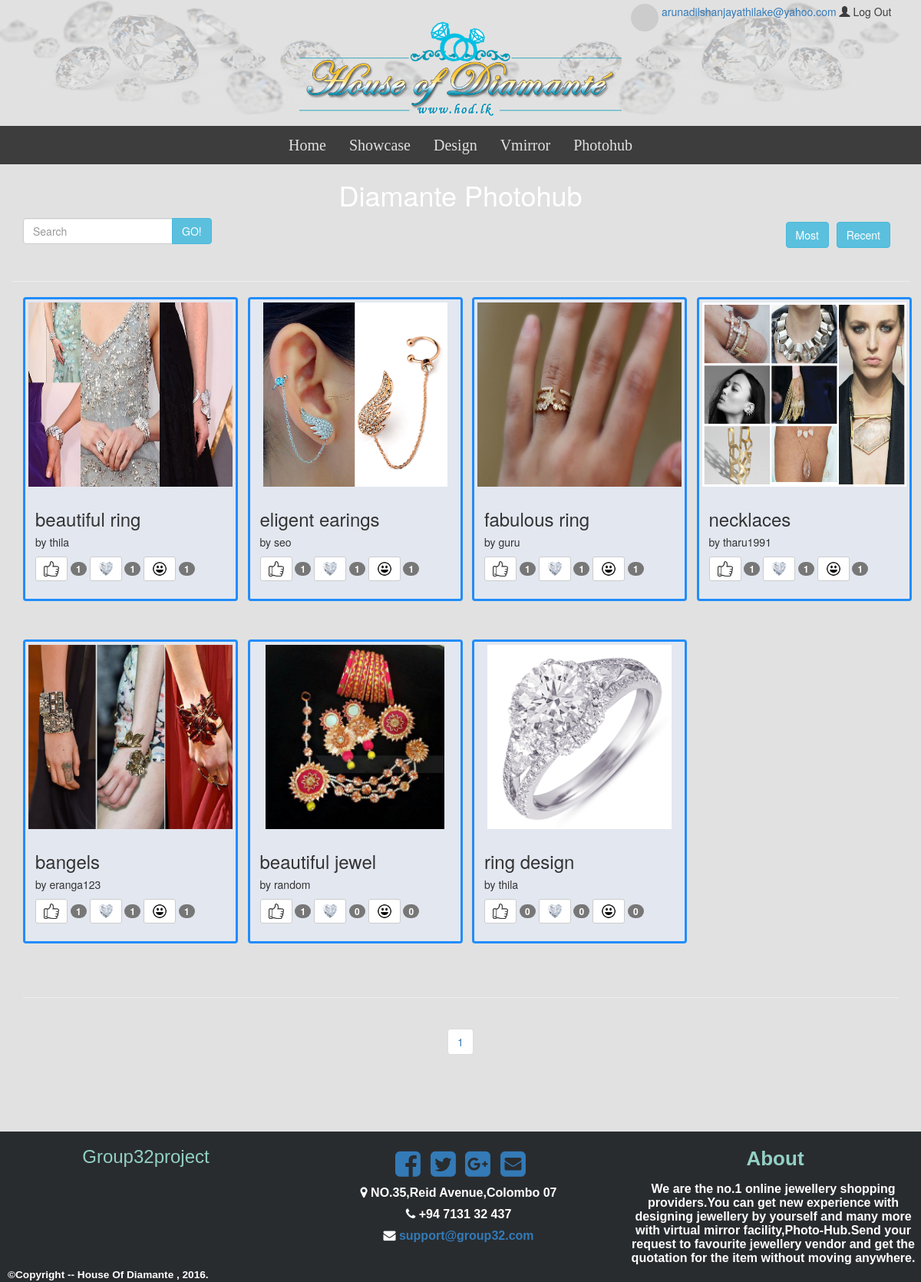
The app's page /photohub.php (signed in) with its own data.
### tables this page shows
CREATE TABLE `articles` (
  `id` int(11) NOT NULL,
  `title_name` varchar(200) NOT NULL,
  `username` varchar(250) NOT NULL,
  `image_url` varchar(250) NOT NULL,
  `likes` int(11) NOT NULL,
  `loves` int(11) NOT NULL,
  `hahas` int(11) NOT NULL
);

### photohub.php (the view, shortened to what this page needs)
<?php
require_once 'init.php';
$user=$_SESSION['username'];
$articlesQuery1=mysqli_query($link,"SELECT * FROM articles");
$likesq=mysqli_query($link,"SELECT articles_like.article_id FROM articles_like WHERE articles_like.user='{$user}' AND articles_like.type='like'");
$loveq=mysqli_query($link,"SELECT articles_like.article_id FROM articles_like WHERE articles_like.user='{$user}' AND articles_like.type='love'");
$hahaq=mysqli_query($link,"SELECT articles_like.article_id FROM articles_like WHERE articles_like.user='{$user}'AND articles_like.type='haha'");
while($row1=mysqli_fetch_array($articlesQuery1)){
	$articles1[]=$row1;
}
$row2=mysqli_num_rows($likesq);
if($row2==0){
		$likesarr=array("null");
	}
	else{
	while($row2=mysqli_fetch_array($likesq)){
	$likesarr[]=$row2['article_id'];
	}
	}
$row3=mysqli_num_rows($loveq);
	if($row3==0){
		$lovearr=array("null");
	}
	else{
	while($row3=mysqli_fetch_array($loveq)){
	$lovearr[]=$row3['article_id'];
		}
	}
$row4=mysqli_num_rows($hahaq);
	if($row4==0){
		$hahaarr=array("null");
	}
	else{
		while($row4=mysqli_fetch_array($hahaq)){
	$hahaarr[]=$row4['article_id'];
	}
	}
?>
<html>
<head>
    <link href="css/bootstrap.min.css" rel="stylesheet">
	<link href="https://maxcdn.bootstrapcdn.com/bootstrap/3.3.6/css/bootstrap.min.css" rel="stylesheet">
    <link href="css/thumbnail-gallery.css" rel="stylesheet">
	<link href="css/home.css" rel="stylesheet">
	<link href="//maxcdn.bootstrapcdn.com/font-awesome/4.1.0/css/font-awesome.min.css" rel="stylesheet">
</head>
<body style="background-color:#E1E1E1; background-size: 100% 100%;" >
		<?php include 'template/menu.php' ?>
	    <?php include 'template/headnav.php';?>
    <div class="container">
        <div class="row">
            <div class="col-lg-12">
                <h1 class="text-center" style="color:white;">Diamante Photohub</h1>
            </div>
			<form class="navbar-form" role="search">
								<div class="input-group">
								  <input class="form-control" id="search" style="color:"placeholder="Search">
								  <div class="input-group-btn">
									<button href=""id="go"class="btn btn-info" type="button">GO!</button>
								  </div>
								</div>
								 <button class="btn btn-info pull-right" style="margin-right:10px; margin-top:5px;">Recent</button>
								 <button class="btn btn-info pull-right" style="margin-right:10px; margin-top:5px;">Most</button>
			</form>
			<br>
			<hr>
			<div id="article">
			<?php foreach($articles1 as $article1):?>
            <div class="col-lg-3 col-md-4 col-sm-6 col-xs-12 thumb">
                <div class="thumbnail"style="width:280px;background-color: rgba(230,238,255,0.5); border: 3px solid #218dfb;">
                    <img class="img-responsive" src="<?php echo $article1['image_url']; ?>" style="height:30%;" alt="">
                <div class="caption">
                    <h3><?php echo $article1['title_name']; ?></h3>
					<h5>by <?php echo $article1['username']; ?></h5>
                    <p>
					<?php if(in_array($article1['id'],$likesarr)):?>
					<a value="like" id="<?php echo $article1['id']; ?>" class="btn btn-default btn-sm active" role="button"><img class="img1" src="./img/like.png" alt="" style=""></a>
					<?php else: ?>
					<a value="like" id="<?php echo $article1['id']; ?>" class="btn btn-default btn-sm" role="button"><img class="img1" src="./img/like.png" alt="" style=""></a>
					<?php endif; ?>
					<?php $sid="like";
                                            $sid.=$article1['id'];
                                        ?>
					<span id="<?php echo $sid; ?>" class="badge"><?php echo $article1['likes']; ?> </span>
					<?php if(in_array($article1['id'],$lovearr)):?>
					<a value="love" id="<?php echo $article1['id']; ?>" class="btn btn-default btn-sm active" role="button"><img class="img1" src="./img/heart.png" alt="" style=""></a>
					<?php else: ?>
					<a value="love" id="<?php echo $article1['id']; ?>" class="btn btn-default btn-sm" role="button"><img class="img1" src="./img/heart.png" alt="" style=""></a>
					<?php endif; ?>
					<?php $sid="love";
                                            $sid.=$article1['id'];
                                        ?>
					<span id="<?php echo $sid; ?>" class="badge"><?php echo $article1['loves']; ?></span>
					<?php if(in_array($article1['id'],$hahaarr)):?>
					<a value="haha" id="<?php echo $article1['id']; ?>" class="btn btn-default btn-sm active" role="button"><img class="img1" src="./img/smile.png" alt="" style=""></a>
					<?php else: ?>
					<a value="haha" id="<?php echo $article1['id']; ?>" class="btn btn-default btn-sm" role="button"><img class="img1" src="./img/smile.png" alt="" style=""></a>
					<?php endif; ?>
                                        <?php $sid="haha";
                                            $sid.=$article1['id'];
                                        ?>
					<span id="<?php echo $sid; ?>" class="badge"><?php echo $article1['hahas']; ?></span>
					</p>
				</div>
                </div>
            </div>
            <?php endforeach; ?>
        </div>
		</div>
        <hr>
		<div class="col-md-12 text-center" id="paging" style="margin-bottom:40px">
		<ul class="pagination" >
			<?php $w=sizeof($articles1)/8;
				if(sizeof($articles1)%8!=0){
					$w++;
				}?>
			<?php for($r=1;$r<=$w;$r++):?>
			<li><a id=<?php echo $r; ?>><?php echo $r; ?></a></li>
			<?php endfor; ?>
		</ul>
		</div>
    </div>
	<footer class="container1">
		<?php include 'footer.php';?>
	</footer>
</body>
</html>

### css/thumbnail-gallery.css (style rules this page uses)
.thumb { margin-bottom: 30px; }
.img1 { width: 20px; height: 20px; }

### css/home.css (style rules this page uses)
body { background-image:img/bg5.jpg; background-repeat: repeat-x; max-width: 100%; overflow-x: hidden; }
.container1 { background-color: #292c2f; box-shadow: 0 1px 1px 0 rgba(0, 0, 0, 0.12); box-sizing: border-box; width: 100%; height:auto; font: bold 16px sans-serif; margin-top: 40px; }
footer { position: fixed; bottom: 0; }

### records on screen
articles: image_url (picture), title_name "beautiful ring", username "thila", likes "1", loves "1", hahas "1"
articles: image_url (picture), title_name "eligent earings", username "seo", likes "1", loves "1", hahas "1"
articles: image_url (picture), title_name "fabulous ring", username "guru", likes "1", loves "1", hahas "1"
articles: image_url (picture), title_name "necklaces", username "tharu1991", likes "1", loves "1", hahas "1"
articles: image_url (picture), title_name "bangels", username "eranga123", likes "1", loves "1", hahas "1"
articles: image_url (picture), title_name "beautiful jewel", username "random", likes "1", loves "0", hahas "0"
articles: image_url (picture), title_name "ring design", username "thila", likes "0", loves "0", hahas "0"

### other values on screen
$_SESSION['emailn'] "arunadilshanjayathilake@yahoo.com"
